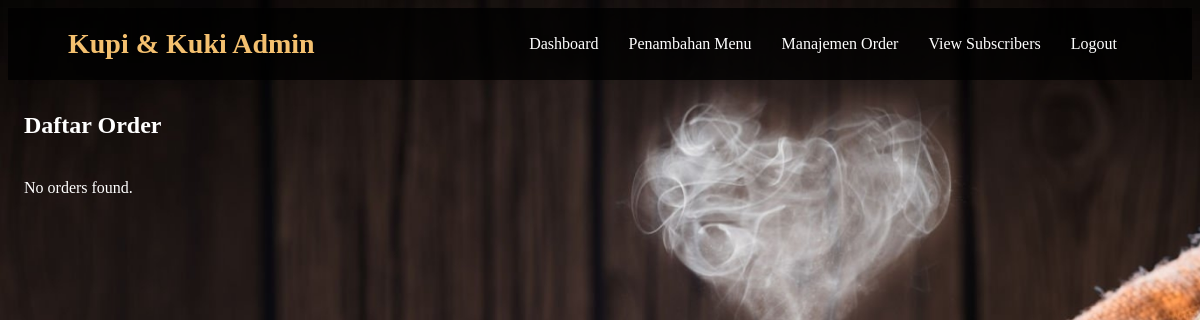
/admin/manage_orders.php (signed in), run on an earlier commit of the app's database.
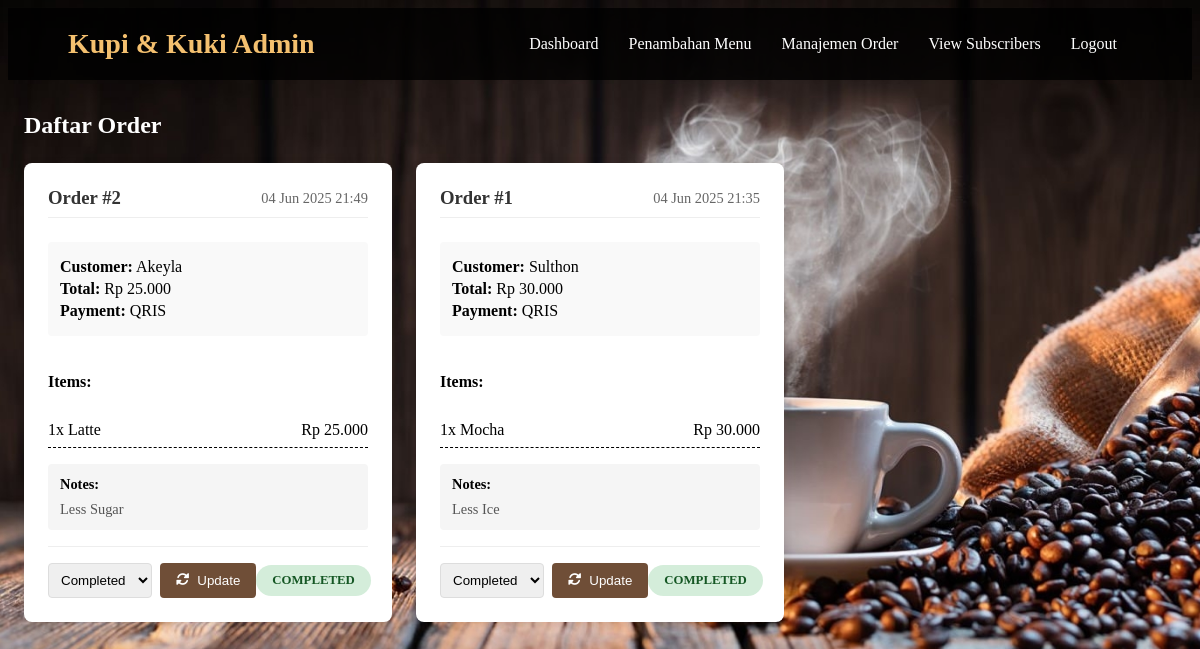
And on a later commit of the database.
### tables this page shows
CREATE TABLE `orders` (
  `id` int(11) NOT NULL,
  `customer_name` varchar(100) NOT NULL,
  `order_date` datetime DEFAULT current_timestamp(),
  `total_amount` decimal(10,2) NOT NULL,
  `status` enum('pending','processing','completed','cancelled') DEFAULT 'pending',
  `payment_method` varchar(50) NOT NULL,
  `notes` text DEFAULT NULL,
  `items` text NOT NULL COMMENT 'JSON array of ordered items'
);

### admin/manage_orders.php (the view, shortened to what this page needs)
<?php
require '../php/config.php';
$stmt = $pdo->query("SELECT * FROM orders ORDER BY order_date DESC");
$orders = $stmt->fetchAll(PDO::FETCH_ASSOC);
?>
<!DOCTYPE html>
<html lang="en">
<head>
    <link rel="stylesheet" href="../css/manage_orders_style.css">
    <link rel="stylesheet" href="../css/admin_style.css">
    <link rel="stylesheet" href="https://cdnjs.cloudflare.com/ajax/libs/font-awesome/6.0.0/css/all.min.css">
</head>
<body>
    <header>
        <div class="logo">Kupi & Kuki Admin</div>
        <nav>
            <a href="admin_dashboard.php">Dashboard</a>
            <a href="add_menu.php">Penambahan Menu</a>
            <a href="manage_orders.php">Manajemen Order</a>
            <a href="view_subscribers.php">View Subscribers</a>
            <a href="../php/logout.php">Logout</a>
        </nav>
    </header>
    <section class="order-management">
        <h2>Daftar Order</h2>
        <div class="orders-container">
            <?php if (empty($orders)): ?>
                <p>No orders found.</p>
            <?php else: ?>
                <?php foreach ($orders as $order):
                    $items = json_decode($order['items'], true);
                    $order_date = new DateTime($order['order_date']);
                ?>
                    <div class="order-card">
                        <div class="order-header">
                            <h3>Order #<?php echo $order['id']; ?></h3>
                            <span class="order-date"><?php echo $order_date->format('d M Y H:i'); ?></span>
                        </div>
                        <div class="customer-info">
                            <p><strong>Customer:</strong> <?php echo htmlspecialchars($order['customer_name']); ?></p>
                            <p><strong>Total:</strong> Rp <?php echo number_format($order['total_amount'], 0, ',', '.'); ?></p>
                            <p><strong>Payment:</strong> <?php echo htmlspecialchars($order['payment_method']); ?></p>
                        </div>
                        <div class="order-items">
                            <h4>Items:</h4>
                            <ul>
                                <?php foreach ($items as $item): ?>
                                    <li>
                                        <?php echo $item['quantity']; ?>x <?php echo htmlspecialchars($item['name']); ?>
                                        <span>Rp <?php echo number_format($item['price'] * $item['quantity'], 0, ',', '.'); ?></span>
                                    </li>
                                <?php endforeach; ?>
                            </ul>
                        </div>
                        <?php if (!empty($order['notes'])): ?>
                            <div class="order-notes">
                                <h4>Notes:</h4>
                                <p><?php echo htmlspecialchars($order['notes']); ?></p>
                            </div>
                        <?php endif; ?>
                        <div class="order-footer">
                            <form method="post" class="status-form">
                                <select name="status" class="status-select">
                                    <option value="completed" <?php echo $order['status'] === 'completed' ? 'selected' : ''; ?>>Completed</option>
                                </select>
                                <button type="submit" name="update_status" class="update-btn">
                                    <i class="fas fa-sync-alt"></i> Update
                                </button>
                            </form>
                            <span class="status-badge <?php echo $order['status']; ?>">
                                <?php echo ucfirst($order['status']); ?>
                            </span>
                        </div>
                    </div>
                <?php endforeach; ?>
            <?php endif; ?>
        </div>
    </section>
</body>
</html>

### css/manage_orders_style.css (style rules this page uses)
.order-management { max-width: 1200px; margin: 2rem auto; padding: 0 1rem; }
.orders-container { display: grid; grid-template-columns: repeat(auto-fill, minmax(350px, 1fr)); gap: 1.5rem; margin-top: 1.5rem; }
.order-card { background: #fff; border-radius: 8px; box-shadow: 0 2px 10px rgba(0, 0, 0, 0.1); padding: 1.5rem; display: flex; flex-direction: column; gap: 1rem; }
.order-header { display: flex; justify-content: space-between; align-items: center; border-bottom: 1px solid #eee; padding-bottom: 0.5rem; margin-bottom: 0.5rem; }
.order-header h3 { margin: 0; color: #333; }
.order-date { color: #666; font-size: 0.9rem; }
.customer-info { background: #f9f9f9; padding: 0.75rem; border-radius: 4px; }
.customer-info p { margin: 0.25rem 0; color: black }
.order-items { color :#000000; }
.order-items ul { list-style: none; padding: 0; margin: 0; color: black; }
.order-items li { display: flex; justify-content: space-between; padding: 0.5rem 0; border-bottom: 1px dashed #000000; color: black; }
.order-notes { background: #f5f5f5; padding: 0.75rem; border-radius: 4px; font-size: 0.9rem; }
.order-notes h4 { margin: 0 0 0.5rem 0; font-size: 0.9rem; color: black }
.order-notes p { margin: 0; color: #555; }
.order-footer { display: flex; justify-content: space-between; align-items: center; margin-top: auto; padding-top: 1rem; border-top: 1px solid #eee; }
.status-form { display: flex; gap: 0.5rem; }
.status-select { padding: 0.5rem; border: 1px solid #ddd; border-radius: 4px; }
.update-btn { background: #6F4E37; color: white; border: none; border-radius: 4px; padding: 0.5rem 1rem; cursor: pointer; display: flex; align-items: center; gap: 0.5rem; }
.status-badge { padding: 0.5rem 1rem; border-radius: 20px; font-size: 0.8rem; font-weight: bold; text-transform: uppercase; }
.status-badge.completed { background: #d4edda; color: #155724; }

### css/admin_style.css (style rules this page uses)
body { font-family: 'Georgia', serif; color: #fff; background: url('../img/coffee-bg.jpg') no-repeat center center/cover; height: 100vh; }
header { display: flex; justify-content: space-between; align-items: center; padding: 20px 60px; background-color: rgba(0, 0, 0, 0.8); }
.logo { font-size: 28px; font-weight: bold; font-family: 'Brush Script MT', cursive; color: #f4c06f; }
nav { display: flex; }
nav a { margin: 0 15px; color: #fff; text-decoration: none; font-weight: 500; transition: color 0.3s ease; }

What changed in the data, as far as the page shows it:
added orders: id "2", order_date "04 Jun 2025 21:49", customer_name "Akeyla", total_amount "25.000", payment_method "QRIS", quantity "1", name "Latte", quantity "25.000", notes "Less Sugar", status "Completed", status "COMPLETED"
added orders: id "1", order_date "04 Jun 2025 21:35", customer_name "Sulthon", total_amount "30.000", payment_method "QRIS", quantity "1", name "Mocha", quantity "30.000", notes "Less Ice", status "Completed", status "COMPLETED"
Also different on the page:
text no longer shown: "No orders found."
